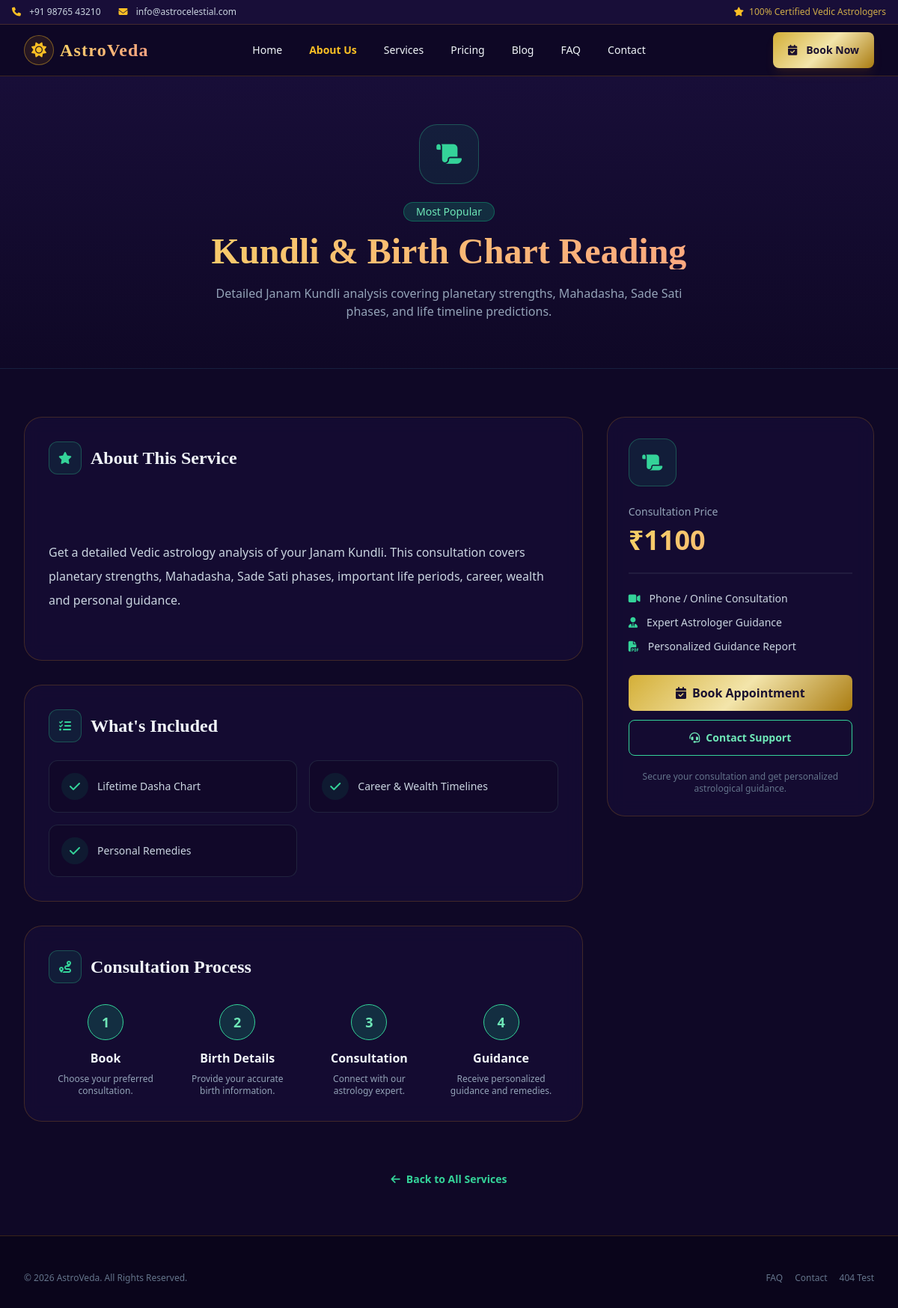
/services/kundli-birth-chart-reading/, run on the app's committed database.
### myapp/models.py (models this page shows, shortened)
class Service(models.Model):
    name = models.CharField(max_length=200)
    slug = models.SlugField(unique=True)
    short_description = models.TextField()
    description = models.TextField()
    icon = models.CharField(max_length=100, default="fa-solid fa-star")
    price = models.DecimalField(max_digits=10, decimal_places=2)
    features = models.TextField(blank=True)
    badge = models.CharField(max_length=100, blank=True)
    is_active = models.BooleanField(default=True)
    display_order = models.PositiveIntegerField(default=0)
    created_at = models.DateTimeField(auto_now_add=True)
    def get_features(self):
        return [feature.strip() for feature in self.features.splitlines() if feature.strip()]

### myapp/views.py (the view)
# urls.py: path("services/<slug:slug>/", views.service_detail, name="service_detail"),
def service_detail(request, slug):
    service = get_object_or_404(Service, slug=slug, is_active=True)
    return render(request, "service-details.html", {"service": service})

### templates/service-details.html (shortened to what this page needs)
<!DOCTYPE html>
<html lang="en" data-theme="dark">
<head>
    <link href="https://cdn.jsdelivr.net/npm/daisyui@4.12.10/dist/full.min.css"
          rel="stylesheet"
          type="text/css">
    <script src="https://cdn.tailwindcss.com"></script>
    <link rel="stylesheet"
          href="https://cdnjs.cloudflare.com/ajax/libs/font-awesome/6.5.1/css/all.min.css">
</head>
<body class="bg-[#0f0826] text-slate-100 min-h-screen flex flex-col">
    {% include 'navbar.html' %}
    <section class="relative py-16 bg-gradient-to-b from-[#180e38] to-[#0f0826] border-b border-emerald-500/10">
        <div class="max-w-5xl mx-auto px-4 lg:px-8 text-center">
            <div class="w-20 h-20 mx-auto rounded-3xl bg-emerald-500/10 border border-emerald-400/30 flex items-center justify-center text-emerald-400 text-3xl mb-6">
                <i class="{{ service.icon }}"></i>
            </div>
            {% if service.badge %}
            <div class="mb-4">
                <span class="badge bg-emerald-500/20 text-emerald-300 border-emerald-500/40 px-4 py-3">
                    {{ service.badge }}
                </span>
            </div>
            {% endif %}
            <h1 class="text-3xl md:text-5xl font-serif font-bold gold-gradient-text">
                {{ service.name }}
            </h1>
            <p class="text-slate-400 mt-5 max-w-2xl mx-auto text-sm md:text-base leading-relaxed">
                {{ service.short_description }}
            </p>
        </div>
    </section>
    <section class="max-w-7xl mx-auto px-4 lg:px-8 py-16 w-full">
        <div class="grid grid-cols-1 lg:grid-cols-3 gap-8">
            <div class="lg:col-span-2 space-y-8">
                <div class="detail-card rounded-3xl p-8">
                    <div class="flex items-center gap-3 mb-6">
                        <div class="w-11 h-11 rounded-xl bg-emerald-500/10 border border-emerald-400/30 flex items-center justify-center text-emerald-400">
                            <i class="fa-solid fa-star"></i>
                        </div>
                        <h2 class="text-2xl font-serif font-bold">
                            About This Service
                        </h2>
                    </div>
                    <div class="text-slate-300 leading-8 whitespace-pre-line">
                        {{ service.description }}
                    </div>
                </div>
                <div class="detail-card rounded-3xl p-8">
                    <div class="flex items-center gap-3 mb-6">
                        <div class="w-11 h-11 rounded-xl bg-emerald-500/10 border border-emerald-400/30 flex items-center justify-center text-emerald-400">
                            <i class="fa-solid fa-list-check"></i>
                        </div>
                        <h2 class="text-2xl font-serif font-bold">
                            What's Included
                        </h2>
                    </div>
                    <div class="grid grid-cols-1 md:grid-cols-2 gap-4">
                        {% for feature in service.get_features %}
                        <div class="feature-item flex items-center gap-3 p-4 rounded-xl bg-[#0f0826]/60 border border-slate-700/50">
                            <div class="w-9 h-9 rounded-full bg-emerald-500/10 flex items-center justify-center flex-shrink-0">
                                <i class="fa-solid fa-check text-emerald-400"></i>
                            </div>
                            <span class="text-slate-300 text-sm">
                                {{ feature }}
                            </span>
                        </div>
                        {% endfor %}
                    </div>
                </div>
                <div class="detail-card rounded-3xl p-8">
                    <div class="flex items-center gap-3 mb-7">
                        <div class="w-11 h-11 rounded-xl bg-emerald-500/10 border border-emerald-400/30 flex items-center justify-center text-emerald-400">
                            <i class="fa-solid fa-route"></i>
                        </div>
                        <h2 class="text-2xl font-serif font-bold">
                            Consultation Process
                        </h2>
                    </div>
                    <div class="grid grid-cols-1 md:grid-cols-4 gap-6 text-center">
                        <div>
                            <div class="w-12 h-12 mx-auto rounded-full bg-emerald-500/20 border border-emerald-400 flex items-center justify-center font-bold text-emerald-300 text-lg">
                                1
                            </div>
                            <h4 class="font-semibold mt-3">
                                Book
                            </h4>
                            <p class="text-slate-400 text-xs mt-2">
                                Choose your preferred consultation.
                            </p>
                        </div>
                        <div>
                            <div class="w-12 h-12 mx-auto rounded-full bg-emerald-500/20 border border-emerald-400 flex items-center justify-center font-bold text-emerald-300 text-lg">
                                2
                            </div>
                            <h4 class="font-semibold mt-3">
                                Birth Details
                            </h4>
                            <p class="text-slate-400 text-xs mt-2">
                                Provide your accurate birth information.
                            </p>
                        </div>
                        <div>
                            <div class="w-12 h-12 mx-auto rounded-full bg-emerald-500/20 border border-emerald-400 flex items-center justify-center font-bold text-emerald-300 text-lg">
                                3
                            </div>
                            <h4 class="font-semibold mt-3">
                                Consultation
                            </h4>
                            <p class="text-slate-400 text-xs mt-2">
                                Connect with our astrology expert.
                            </p>
                        </div>
                        <div>
                            <div class="w-12 h-12 mx-auto rounded-full bg-emerald-500/20 border border-emerald-400 flex items-center justify-center font-bold text-emerald-300 text-lg">
                                4
                            </div>
                            <h4 class="font-semibold mt-3">
                                Guidance
                            </h4>
                            <p class="text-slate-400 text-xs mt-2">
                                Receive personalized guidance and remedies.
                            </p>
                        </div>
                    </div>
                </div>
            </div>
            <div>
                <div class="detail-card rounded-3xl p-7 lg:sticky lg:top-6">
                    <div class="w-16 h-16 rounded-2xl bg-emerald-500/10 border border-emerald-400/30 flex items-center justify-center text-emerald-400 text-2xl mb-6">
                        <i class="{{ service.icon }}"></i>
                    </div>
                    <p class="text-slate-400 text-sm">
                        Consultation Price
                    </p>
                    <div class="text-4xl font-bold gold-gradient-text mt-2">
                        ₹{{ service.price|floatformat:0 }}
                    </div>
                    <div class="divider border-slate-700"></div>
                    <div class="space-y-3 mb-7">
                        <div class="flex items-center gap-3 text-sm text-slate-300">
                            <i class="fa-solid fa-video text-emerald-400"></i>
                            Phone / Online Consultation
                        </div>
                        <div class="flex items-center gap-3 text-sm text-slate-300">
                            <i class="fa-solid fa-user-tie text-emerald-400"></i>
                            Expert Astrologer Guidance
                        </div>
                        <div class="flex items-center gap-3 text-sm text-slate-300">
                            <i class="fa-solid fa-file-pdf text-emerald-400"></i>
                            Personalized Guidance Report
                        </div>
                    </div>
                    <a href="{% url 'appointment' %}?service={{ service.slug }}" class="btn gold-btn w-full border-none text-base">
    <i class="fa-solid fa-calendar-check"></i>
    Book Appointment
</a>
                    <a href="{% url 'contact' %}"
                       class="btn btn-outline w-full mt-3 border-emerald-400 text-emerald-300 hover:bg-emerald-500 hover:text-white">
                        <i class="fa-solid fa-headset"></i>
                        Contact Support
                    </a>
                    <p class="text-center text-xs text-slate-500 mt-5">
                        Secure your consultation and get personalized astrological guidance.
                    </p>
                </div>
            </div>
        </div>
    </section>
    <section class="max-w-7xl mx-auto px-4 lg:px-8 pb-16">
        <a href="{% url 'services' %}"
           class="inline-flex items-center gap-2 text-emerald-400 hover:text-emerald-300 text-sm font-semibold">
            <i class="fa-solid fa-arrow-left"></i>
            Back to All Services
        </a>
    </section>
    {% include 'footer.html' %}
</body>
</html>

### templates/service-details.html (style rules this page uses)
.gold-gradient-text { background: linear-gradient( 135deg, #f6d365 0%, #fda085 100% ); -webkit-background-clip: text; -webkit-text-fill-color: transparent; }
.gold-btn { background: linear-gradient( 135deg, #d4af37 0%, #f3e5ab 50%, #aa7c11 100% ); color: #1a102f; font-weight: 700; }
.detail-card { background: rgba(24, 14, 56, 0.65); backdrop-filter: blur(12px); border: 1px solid rgba(245, 158, 11, 0.2); }
.feature-item { transition: all 0.3s ease; }

### data on the page
Service: badge "Most Popular", name "Kundli & Birth Chart Reading", short_description "Detailed Janam Kundli analysis covering planetary strengths, Mahadasha, Sade Sati phases, and life timeline predictions.", description "Get a detailed Vedic astrology analysis of your Janam Kundli. This consultation covers planetary strengths, Mahadasha, Sade Sati phases, important life periods, career, wealth and personal guidance.", price "1100"

### other printed values
{{ feature }} "Lifetime Dasha Chart" "Career & Wealth Timelines" "Personal Remedies"
